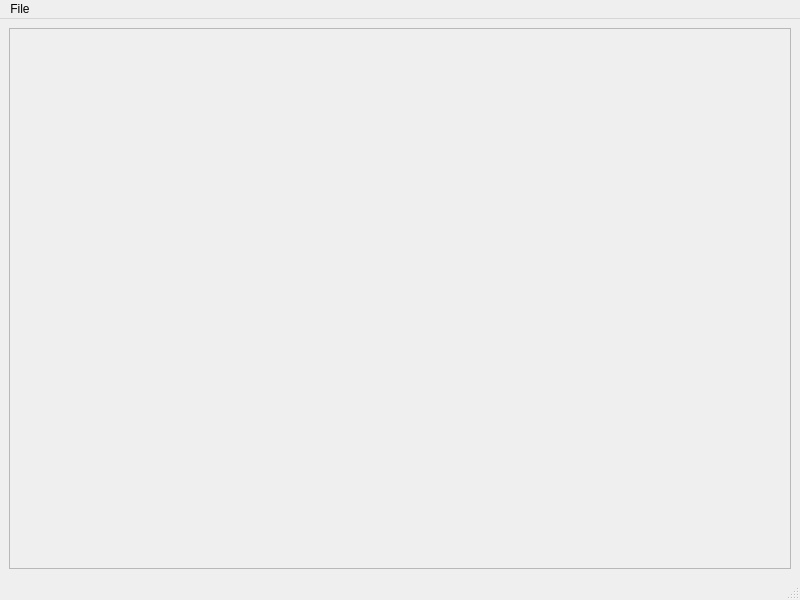
<?xml version="1.0" encoding="UTF-8"?>
<ui version="4.0">
 <class>MainWindow</class>
 <widget class="QMainWindow" name="MainWindow">
  <property name="geometry">
   <rect>
    <x>0</x>
    <y>0</y>
    <width>800</width>
    <height>600</height>
   </rect>
  </property>
  <property name="windowTitle">
   <string>MainWindow</string>
  </property>
  <widget class="QWidget" name="centralwidget">
   <layout class="QGridLayout" name="gridLayout">
    <item row="0" column="0">
     <widget class="QScrollArea" name="scrollArea">
      <property name="verticalScrollBarPolicy">
       <enum>Qt::ScrollBarPolicy::ScrollBarAsNeeded</enum>
      </property>
      <property name="horizontalScrollBarPolicy">
       <enum>Qt::ScrollBarPolicy::ScrollBarAsNeeded</enum>
      </property>
      <property name="widgetResizable">
       <bool>true</bool>
      </property>
      <widget class="WidgetOganesyan" name="widgetOganesyanInstance">
       <property name="geometry">
        <rect>
         <x>0</x>
         <y>0</y>
         <width>776</width>
         <height>526</height>
        </rect>
       </property>
       <property name="minimumSize">
        <size>
         <width>0</width>
         <height>0</height>
        </size>
       </property>
      </widget>
     </widget>
    </item>
   </layout>
  </widget>
  <widget class="QMenuBar" name="menubar">
   <property name="geometry">
    <rect>
     <x>0</x>
     <y>0</y>
     <width>800</width>
     <height>25</height>
    </rect>
   </property>
   <widget class="QMenu" name="menuFile">
    <property name="title">
     <string>File</string>
    </property>
    <addaction name="actionNew"/>
    <addaction name="actionOpen"/>
    <addaction name="actionSaveAs"/>
   </widget>
   <addaction name="menuFile"/>
  </widget>
  <widget class="QStatusBar" name="statusbar"/>
  <action name="actionOpen">
   <property name="text">
    <string>Open</string>
   </property>
  </action>
  <action name="actionSaveAs">
   <property name="text">
    <string>SaveAs</string>
   </property>
  </action>
  <action name="actionNew">
   <property name="text">
    <string>New</string>
   </property>
  </action>
 </widget>
 <customwidgets>
  <customwidget>
   <class>WidgetOganesyan</class>
   <extends>QWidget</extends>
   <header location="global">WidgetOganesyan.h</header>
   <container>1</container>
  </customwidget>
 </customwidgets>
 <resources/>
 <connections/>
</ui>
